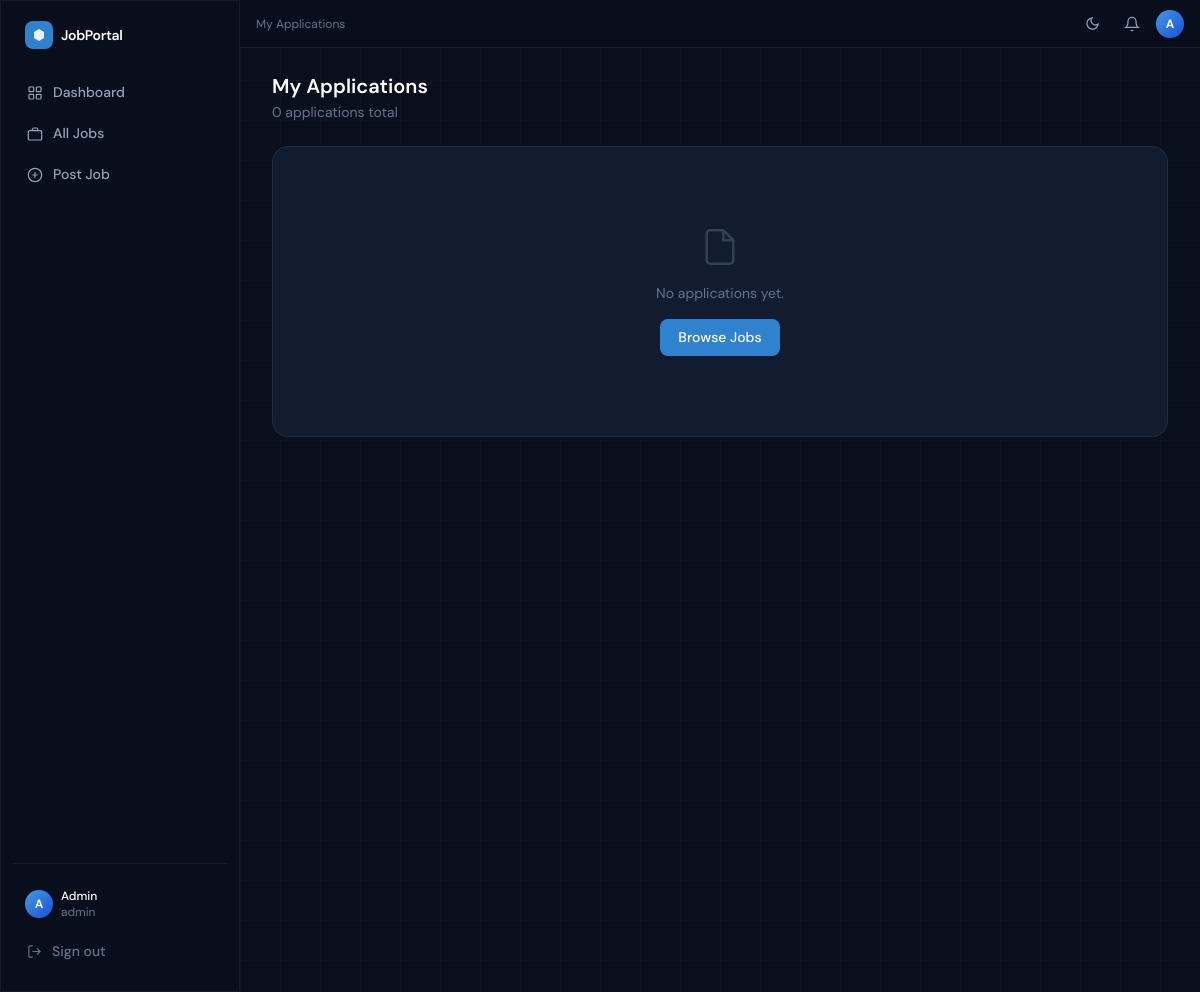
The app's page /applications (signed in) with its own data.
### app/models.py (models this page shows, shortened)
class User(UserMixin, db.Model):
    id = db.Column(db.Integer, primary_key=True)
    email = db.Column(db.String(120), unique=True, nullable=False)
    username = db.Column(db.String(80), unique=True, nullable=False)
    password_hash = db.Column(db.String(256))
    role = db.Column(db.String(20), default='seeker')  # 'admin' or 'seeker'
    skills = db.Column(db.Text, default='[]')  # JSON list of skills
    created_at = db.Column(db.DateTime, default=datetime.utcnow)
    applications = db.relationship('Application', backref='user', lazy=True)

### app/routes/main.py (the view)
@main_bp.route('/applications')
@login_required
def my_applications():
    apps = Application.query.filter_by(user_id=current_user.id).order_by(Application.applied_at.desc()).all()
    return render_template('seeker/applications.html', applications=apps)

### app/models.py (called while the page is built)
@login_manager.user_loader
def load_user(user_id):
    return User.query.get(int(user_id))

### app/templates/seeker/applications.html (shortened to what this page needs)
{% extends "base.html" %}
{% block breadcrumb %}<span class="text-xs text-slate-500">My Applications</span>{% endblock %}
{% block content %}
<div class="max-w-4xl mx-auto">
  <div class="mb-6">
    <h1 class="text-xl font-semibold text-white">My Applications</h1>
    <p class="text-sm text-slate-500 mt-0.5">{{ applications|length }} applications total</p>
  </div>
  {% if applications %}
  <div class="space-y-4">
    {% for app in applications %}
    <div class="glass-card rounded-xl p-5">
      <div class="flex items-start justify-between gap-4 mb-4">
        <div>
          <h3 class="text-sm font-semibold text-white">{{ app.job.title }}</h3>
          <p class="text-xs text-slate-500 mt-0.5">{{ app.job.company }} · {{ app.job.location }}</p>
        </div>
        <div class="flex items-center gap-3">
          <div class="text-right">
            <p class="text-[10px] text-slate-600">Match Score</p>
            <p class="text-base font-bold {% if app.match_score >= 70 %}text-emerald-400{% else %}text-blue-400{% endif %}">{{ app.match_score|int }}%</p>
          </div>
          {% if app.status == 'hired' %}
          <span class="badge badge-green">Hired</span>
          {% elif app.status == 'interview' %}
          <span class="badge badge-yellow">Interview</span>
          {% elif app.status == 'rejected' %}
          <span class="badge badge-red">Rejected</span>
          {% else %}
          <span class="badge badge-blue">Applied</span>
          {% endif %}
        </div>
      </div>
      {% if app.status != 'rejected' %}
      <div class="flex items-center gap-0">
        {% set steps = [('applied','Applied'),('interview','Interview'),('hired','Hired')] %}
        {% for step_key, step_label in steps %}
        {% set is_active = app.status == step_key %}
        {% set is_done = (app.status == 'interview' and step_key == 'applied') or (app.status == 'hired' and step_key in ['applied','interview']) %}
        <div class="flex items-center">
          <div class="flex flex-col items-center">
            <div class="w-3 h-3 rounded-full flex items-center justify-center
              {% if is_active %}bg-blue-500 shadow-[0_0_0_4px_rgba(49,130,206,0.2)]
              {% elif is_done %}bg-emerald-500
              {% else %}bg-slate-700{% endif %}">
              {% if is_done %}
              <svg width="6" height="6" fill="none" stroke="white" stroke-width="2.5" viewBox="0 0 24 24"><polyline points="20 6 9 17 4 12"/></svg>
              {% endif %}
            </div>
            <span class="text-[10px] mt-1 {% if is_active %}text-blue-400 font-semibold{% elif is_done %}text-emerald-400{% else %}text-slate-600{% endif %}">{{ step_label }}</span>
          </div>
          {% if not loop.last %}
          <div class="w-24 h-px mb-3 {% if is_done %}bg-emerald-600{% else %}bg-slate-700{% endif %}"></div>
          {% endif %}
        </div>
        {% endfor %}
      </div>
      {% endif %}
      <p class="text-[10px] text-slate-600 mt-3">Applied {{ app.applied_at.strftime('%B %d, %Y') }}</p>
    </div>
    {% endfor %}
  </div>
  {% else %}
  <div class="text-center py-20 glass-card rounded-2xl">
    <svg class="mx-auto mb-4 text-slate-700" width="40" height="40" fill="none" stroke="currentColor" stroke-width="1.5" viewBox="0 0 24 24"><path d="M14 2H6a2 2 0 0 0-2 2v16a2 2 0 0 0 2 2h12a2 2 0 0 0 2-2V8z"/><polyline points="14 2 14 8 20 8"/></svg>
    <p class="text-slate-500 text-sm">No applications yet.</p>
    <a href="{{ url_for('main.job_list') }}" class="btn-primary mt-4 inline-flex">Browse Jobs</a>
  </div>
  {% endif %}
</div>
{% endblock %}

### app/templates/base.html (shortened to what this page needs)
<!DOCTYPE html>
<html lang="en">
<head>
  <script src="https://cdn.tailwindcss.com"></script>
</head>
<body class="grid-bg min-h-screen">
{% if current_user.is_authenticated %}
<aside class="sidebar fixed left-0 top-0 h-screen glass border-r border-white/5 z-20 flex flex-col py-5 px-3" id="sidebar">
  <div class="px-3 mb-6 flex items-center gap-2">
    <div class="w-7 h-7 rounded-lg bg-blue-600 flex items-center justify-center flex-shrink-0">
      <svg width="14" height="14" viewBox="0 0 14 14" fill="none">
        <path d="M7 1L12 4v6l-5 3L2 10V4L7 1z" fill="white" fill-opacity="0.9"/>
      </svg>
    </div>
    <span class="font-semibold text-sm text-white tracking-tight">JobPortal</span>
  </div>
  <nav class="flex flex-col gap-0.5 flex-1">
    {% if current_user.role == 'admin' %}
    <a href="{{ url_for('main.admin_dashboard') }}" class="sidebar-link {% if request.endpoint == 'main.admin_dashboard' %}active{% endif %}">
      <svg width="16" height="16" fill="none" stroke="currentColor" stroke-width="1.8" viewBox="0 0 24 24"><rect x="3" y="3" width="7" height="7" rx="1"/><rect x="14" y="3" width="7" height="7" rx="1"/><rect x="3" y="14" width="7" height="7" rx="1"/><rect x="14" y="14" width="7" height="7" rx="1"/></svg>
      Dashboard
    </a>
    <a href="{{ url_for('main.job_list') }}" class="sidebar-link {% if request.endpoint == 'main.job_list' %}active{% endif %}">
      <svg width="16" height="16" fill="none" stroke="currentColor" stroke-width="1.8" viewBox="0 0 24 24"><rect x="2" y="7" width="20" height="14" rx="2"/><path d="M16 7V5a2 2 0 0 0-2-2h-4a2 2 0 0 0-2 2v2"/></svg>
      All Jobs
    </a>
    <a href="{{ url_for('main.new_job') }}" class="sidebar-link {% if request.endpoint == 'main.new_job' %}active{% endif %}">
      <svg width="16" height="16" fill="none" stroke="currentColor" stroke-width="1.8" viewBox="0 0 24 24"><circle cx="12" cy="12" r="10"/><path d="M12 8v8M8 12h8"/></svg>
      Post Job
    </a>
    {% endif %}
  </nav>
  <div class="mt-auto pt-4 border-t border-white/5">
    <div class="flex items-center gap-2 px-3 py-2 rounded-lg hover:bg-white/5 transition-colors">
      <div class="w-7 h-7 rounded-full bg-gradient-to-br from-blue-500 to-blue-700 flex items-center justify-center text-xs font-bold text-white flex-shrink-0">
        {{ current_user.username[0].upper() }}
      </div>
      <div class="flex-1 min-w-0">
        <div class="text-xs font-medium text-white truncate">{{ current_user.username }}</div>
        <div class="text-xs text-slate-500 truncate">{{ current_user.role }}</div>
      </div>
    </div>
    <a href="{{ url_for('auth.logout') }}" class="sidebar-link mt-1 text-slate-500">
      <svg width="15" height="15" fill="none" stroke="currentColor" stroke-width="1.8" viewBox="0 0 24 24"><path d="M9 21H5a2 2 0 0 1-2-2V5a2 2 0 0 1 2-2h4"/><polyline points="16 17 21 12 16 7"/><line x1="21" y1="12" x2="9" y2="12"/></svg>
      Sign out
    </a>
  </div>
</aside>
<div class="main-content">
  <header class="topbar-blur h-12 flex items-center px-4 gap-3">
    <div class="flex-1 flex items-center gap-3">
      {% block breadcrumb %}{% endblock %}
    </div>
    <div class="flex items-center gap-2">
      <button id="theme-toggle" onclick="toggleTheme()" title="Toggle theme"
        class="w-8 h-8 flex items-center justify-center rounded-lg hover:bg-white/5 transition-colors text-slate-400 hover:text-white">
        <svg id="icon-moon" width="15" height="15" fill="none" stroke="currentColor" stroke-width="2" viewBox="0 0 24 24"><path d="M21 12.79A9 9 0 1 1 11.21 3 7 7 0 0 0 21 12.79z"/></svg>
      </button>
      <button id="notif-btn" class="relative w-8 h-8 flex items-center justify-center rounded-lg hover:bg-white/5 transition-colors text-slate-400 hover:text-white">
        <svg width="16" height="16" fill="none" stroke="currentColor" stroke-width="1.8" viewBox="0 0 24 24"><path d="M18 8A6 6 0 0 0 6 8c0 7-3 9-3 9h18s-3-2-3-9"/><path d="M13.73 21a2 2 0 0 1-3.46 0"/></svg>
      </button>
      <div class="w-7 h-7 rounded-full bg-gradient-to-br from-blue-500 to-blue-700 flex items-center justify-center text-xs font-bold text-white">
        {{ current_user.username[0].upper() }}
      </div>
    </div>
  </header>
  <main class="p-6 min-h-screen">
    {% block content %}{% endblock %}
  </main>
</div>
{% else %}
<main>{% block auth_content %}{% endblock %}</main>
{% endif %}
</body>
</html>

### app/templates/base.html (style rules this page uses)
* { box-sizing: border-box; }
:root { --bg: #0a0f1e; --bg2: #0f172a; --bg3: #131f35; --border: rgba(255,255,255,0.07); --text: #e2e8f0; --text2: #94a3b8; --text3: #475569; --card-bg: rgba(19,31,53,0.85); --card-hover: rgba(30,41,59,0.95); --topbar: rgba(10,15,30,0.88); --sidebar-bg: rgba(10,15,30,0.92); }
body { background: var(--bg); color: var(--text); font-family: 'DM Sans', sans-serif; transition: background 0.2s, color 0.2s; }
.glass { background: var(--card-bg); backdrop-filter: blur(16px); border: 1px solid var(--border); }
.glass-card { background: var(--card-bg); backdrop-filter: blur(20px); border: 1px solid var(--border); transition: all 0.25s cubic-bezier(0.4,0,0.2,1); }
.sidebar-link { display: flex; align-items: center; gap: 10px; padding: 9px 14px; border-radius: 8px; color: var(--text2); font-size: 14px; font-weight: 500; transition: all 0.15s; text-decoration: none; }
.sidebar-link svg { flex-shrink: 0; }
.btn-primary { background: #3182ce; color: #fff; border: none; padding: 8px 18px; border-radius: 8px; font-size: 14px; font-weight: 500; cursor: pointer; transition: all 0.15s; text-decoration: none; display: inline-flex; align-items: center; gap: 6px; }
.grid-bg { background-image: linear-gradient(rgba(49,130,206,0.03) 1px, transparent 1px), linear-gradient(90deg, rgba(49,130,206,0.03) 1px, transparent 1px); background-size: 40px 40px; }
.topbar-blur { position: sticky; top: 0; z-index: 30; background: var(--topbar); backdrop-filter: blur(20px); border-bottom: 1px solid var(--border); }
.sidebar { width: 240px; background: var(--sidebar-bg); }
.main-content { margin-left: 240px; min-width: 0; }
@media (min-width: 769px) { .sidebar { transform: none !important; } }

### records on screen
User: username "A", username "Admin", role "admin"

### other values on screen
{{ applications|length }} "0"
